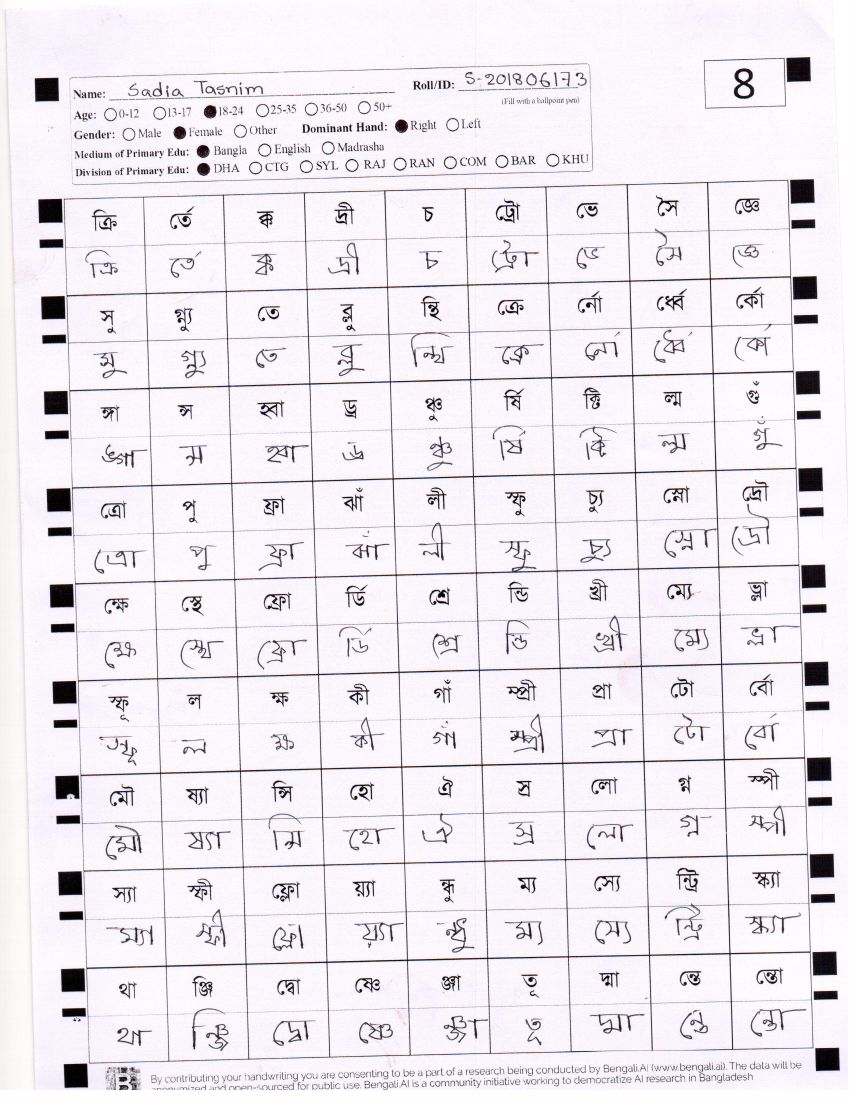
%> input picture data/error/scan0000.jpg, 2550 x 3300 px (shown at 1/3 size)
$ octave --eval "result = markerCentroids2(imread('../data/error/scan0000.jpg'));"   (GNU Octave 9; MATLAB toolbox functions it lacks are replaced by stand-ins)
%> lines starting %> are read from the running program, lines starting %| are printed output that depends on the picture; in (x1, y1, x2, y2) boxes, pixels count from 0 and x2, y2 are one past the last pixel; in counts of white or black regions, pixels touching at a corner belong together; the program's own positions count from 1
% img = scanned/ref image for determining centroid
% S1 = struct of centroid position

function S1 = markerCentroids2( img, Centroid_Threshold, FilledImage_Threshold, ratio )
    if nargin<2
      Centroid_Threshold = 4500;
      FilledImage_Threshold = 4500;
      ratio = 0.8;
    end
    img = rgb2gray(img);
    img = medfilt2(img,[5,5]);
    bwc = imbinarize(img);
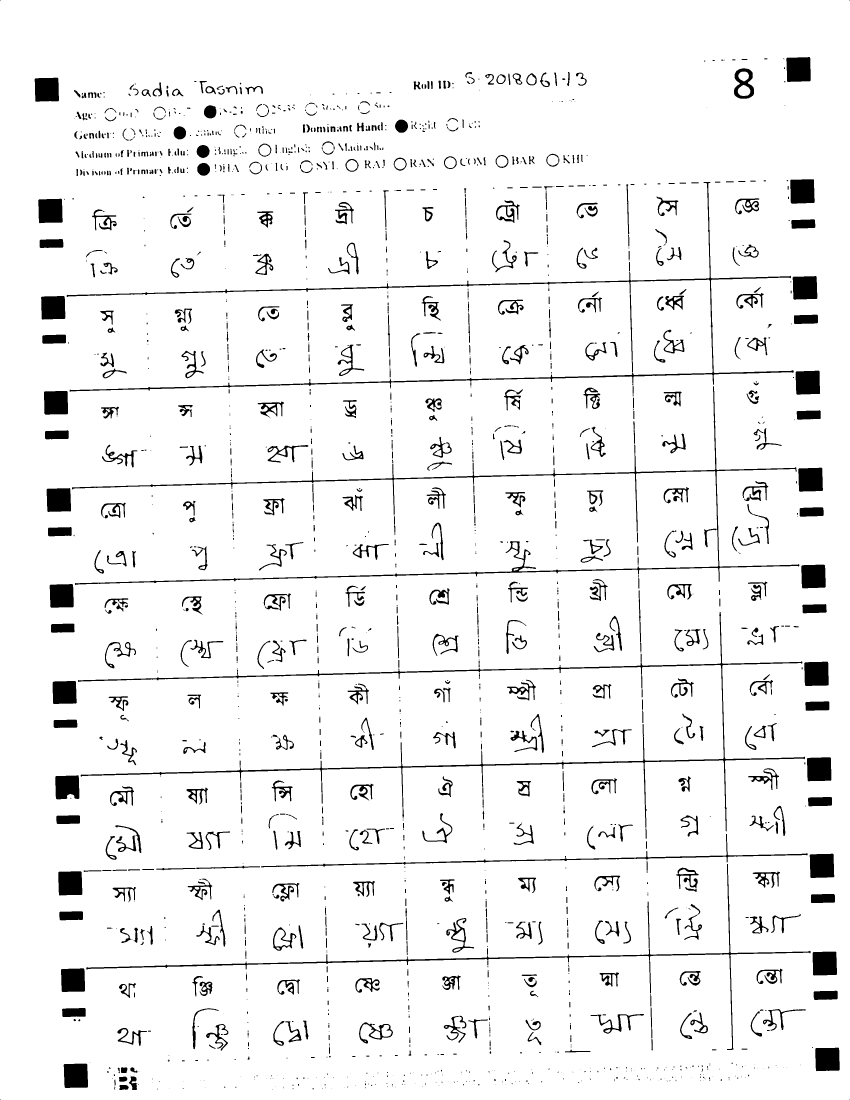
%> bwc: size 3300x2550 logical (shown at 1/3 size); 94.4% white; 2263 black regions (1204 under 20 px), largest, box (x1, y1, x2, y2) and area: (234, 1836, 2415, 2494) 21787, (216, 1159, 2398, 1755) 21211, (200, 546, 2381, 1175) 19270
    BW1 = bwareaopen(~bwc, Centroid_Threshold);
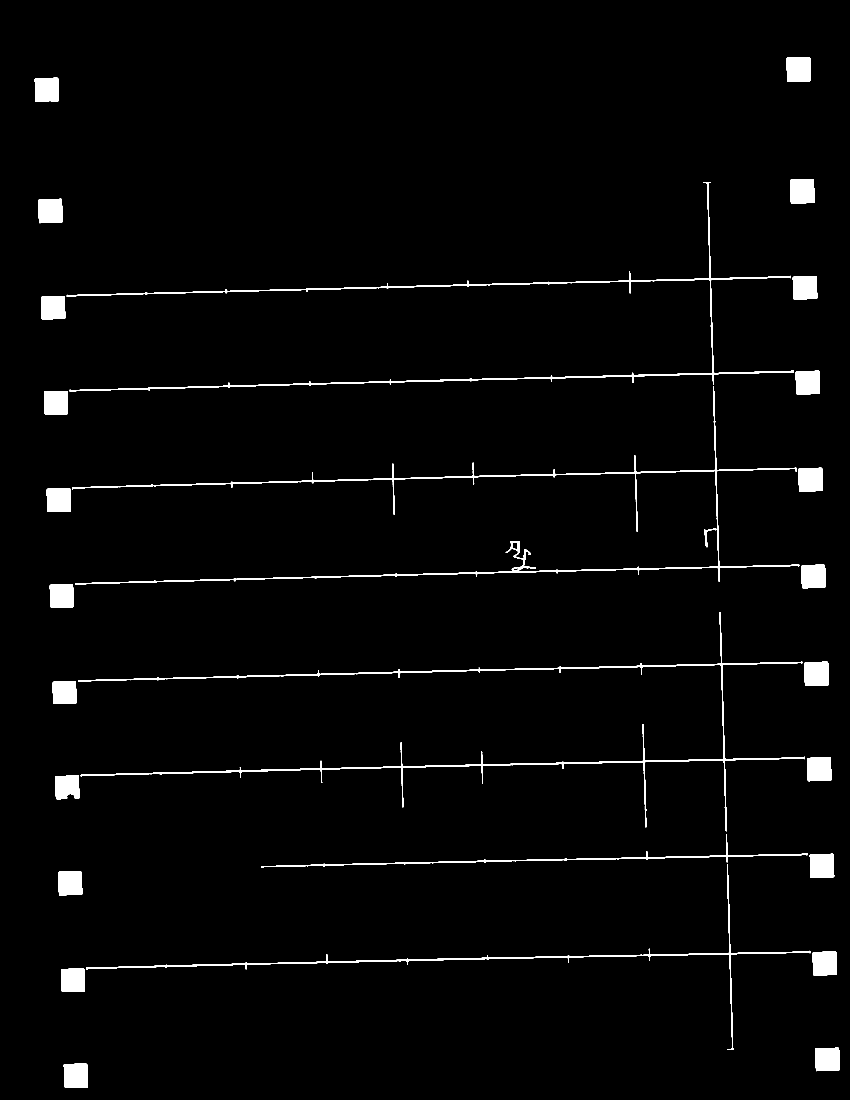
%> BW1: size 3300x2550 logical (shown at 1/3 size); 2.2% white; 27 white regions, largest, box (x1, y1, x2, y2) and area: (234, 1836, 2415, 2494) 21787, (216, 1159, 2398, 1755) 21211, (200, 546, 2381, 1175) 19270
    CC = bwconncomp(BW1);
%> CC = 27 connected components
    S1 = regionprops(CC,'Centroid');
%> S1 = 27 regions; first 5, Centroid: [141.1 269.6], [151.9 633.3], [160.3 923.7], [168.6 1208.8], [177 1500.6]
    BW2 = bwareaopen(~bwc, FilledImage_Threshold);
    CC = bwconncomp(BW2);
    SFI = regionprops(CC,'FilledImage');
%> SFI = 27 items
    Noise_row = [];
    for x = 1: numel(SFI)
        [uv,~,idx] = unique(SFI(x).FilledImage);
        n = accumarray(idx(:),1);
        black_ratio(x) = n(2)/(n(1)+n(2))
        if black_ratio(x)< ratio
           Noise_row = [Noise_row x];
        end
    end
%> this loop made 27 passes
%> (n, Noise_row) on passes 12 to 16: ([1352579; 19270], 12), ([1278906; 21566], [12 13]), ([1413311; 21787], [12 13 14]), ([1201568; 10966], [12 13 14 15]), ([157650; 6350], [12 13 14 15 16])
%> n on passes 1 to 6: [287; 4969], [366; 5036], [317; 4866], [181; 4931], [328; 4928], [264; 4848]
%> after the loop, black_ratio = 27 values, max 0.965 at index 4, min 0.00904 at index 15, mean 0.773
%> `result = markerCentroids2(imread('../data/error/scan0000.jpg'));`: result = 22 regions; first 5, Centroid: [141.1 269.6], [151.9 633.3], [160.3 923.7], [168.6 1208.8], [177 1500.6]
    S1(Noise_row) = [];

% [7 lines of commented-out code are left out]
end

$ run again, on data/error/scan0020.jpg
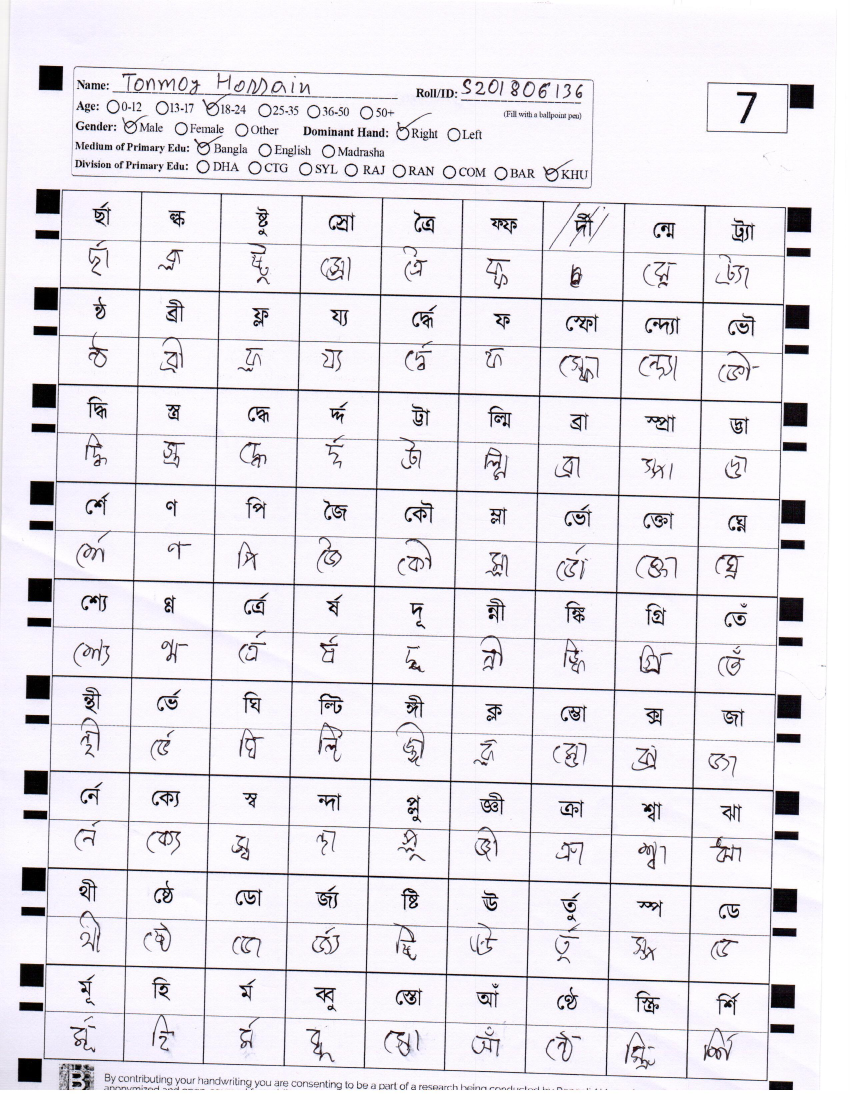
%> input picture data/error/scan0020.jpg, 2550 x 3300 px (shown at 1/3 size)
%> in markerCentroids2, `bwc = imbinarize(img);`:
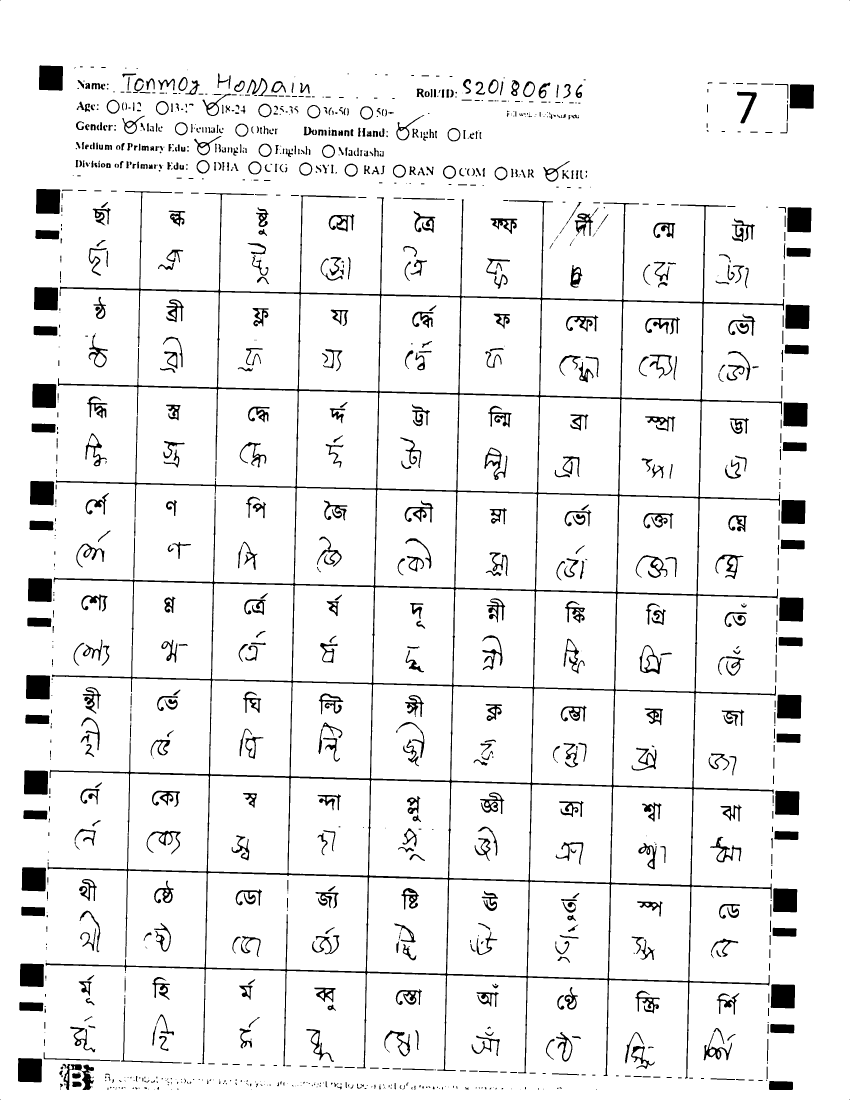
%> bwc: size 3300x2550 logical (shown at 1/3 size); 93.3% white; 1388 black regions (445 under 20 px), largest, box (x1, y1, x2, y2) and area: (137, 573, 2352, 3236) 152004, (2362, 622, 2435, 697) 5254, (108, 567, 181, 642) 5219
%> in markerCentroids2, `BW1 = bwareaopen(~bwc, Centroid_Threshold);`:
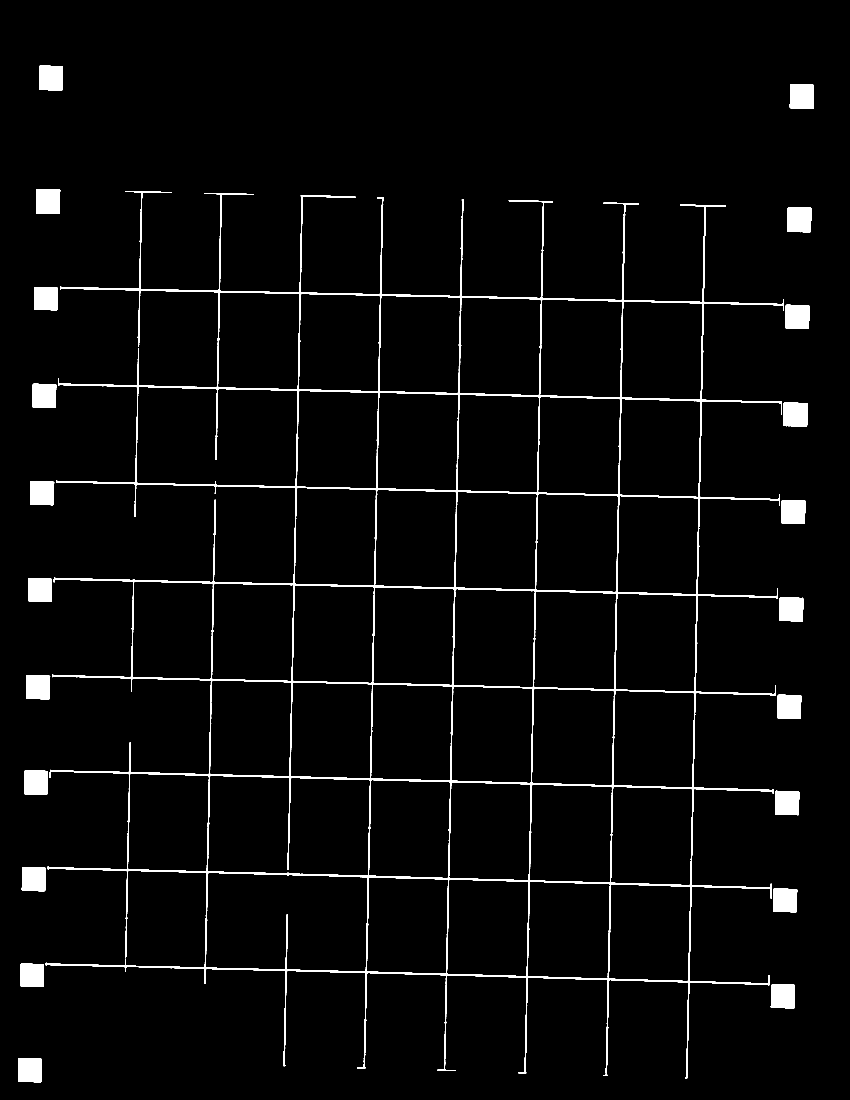
%> BW1: size 3300x2550 logical (shown at 1/3 size); 3.1% white; 22 white regions, largest, box (x1, y1, x2, y2) and area: (137, 573, 2352, 3236) 152004, (2362, 622, 2435, 697) 5254, (108, 567, 181, 642) 5219
%> CC = 22 connected components
%> S1 = 22 regions; first 5, Centroid: [90.2 3211.2], [96.3 2926.2], [102.1 2638.3], [108.5 2348.1], [114.6 2062.2]
%> SFI = 22 items
%> the loop in markerCentroids2, `for x = 1: numel(SFI)` made 22 passes
%> (n, Noise_row) on pass 12: ([3020058; 2878487], 12)
%> after the loop in markerCentroids2, `for x = 1: numel(SFI)`: black_ratio = 22 values, max 0.964 at index 8, min 0.488 at index 12, mean 0.932
%> result = 21 regions; first 5, Centroid: [90.2 3211.2], [96.3 2926.2], [102.1 2638.3], [108.5 2348.1], [114.6 2062.2]

$ run again, on data/error/scan0059.jpg
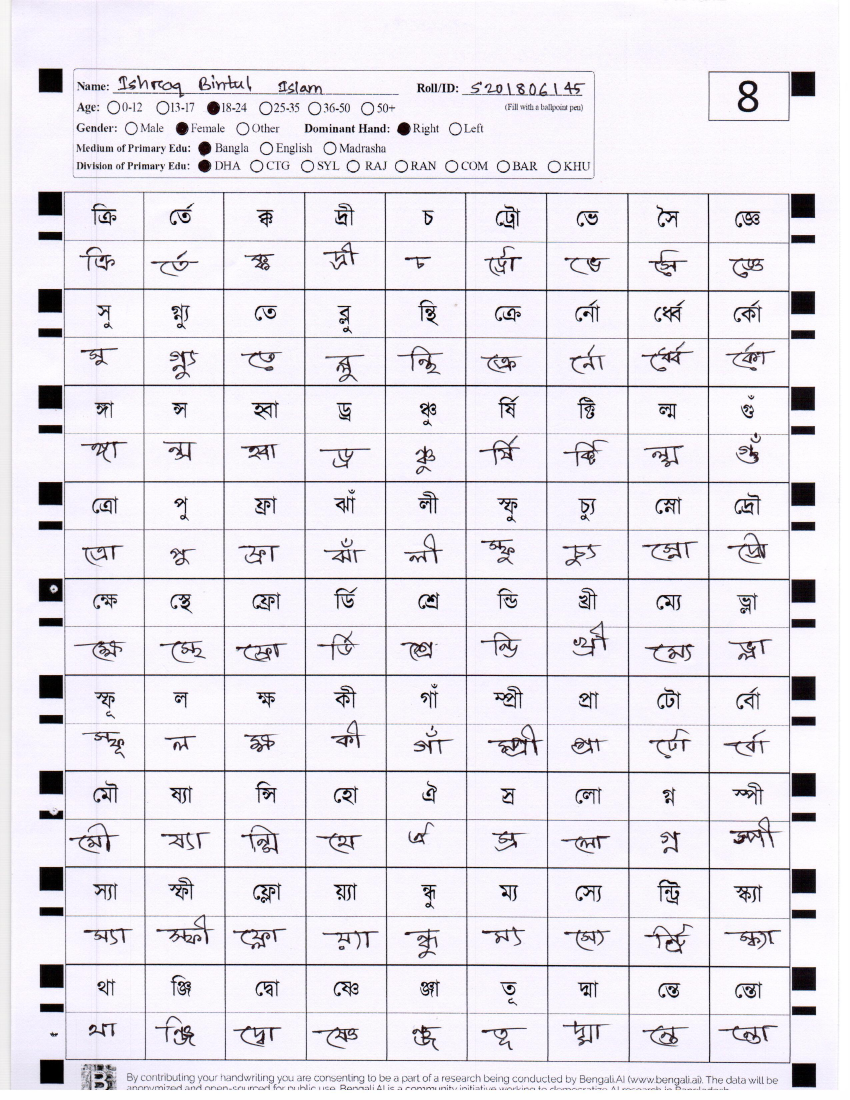
%> input picture data/error/scan0059.jpg, 2550 x 3300 px (shown at 1/3 size)
%> in markerCentroids2, `bwc = imbinarize(img);`:
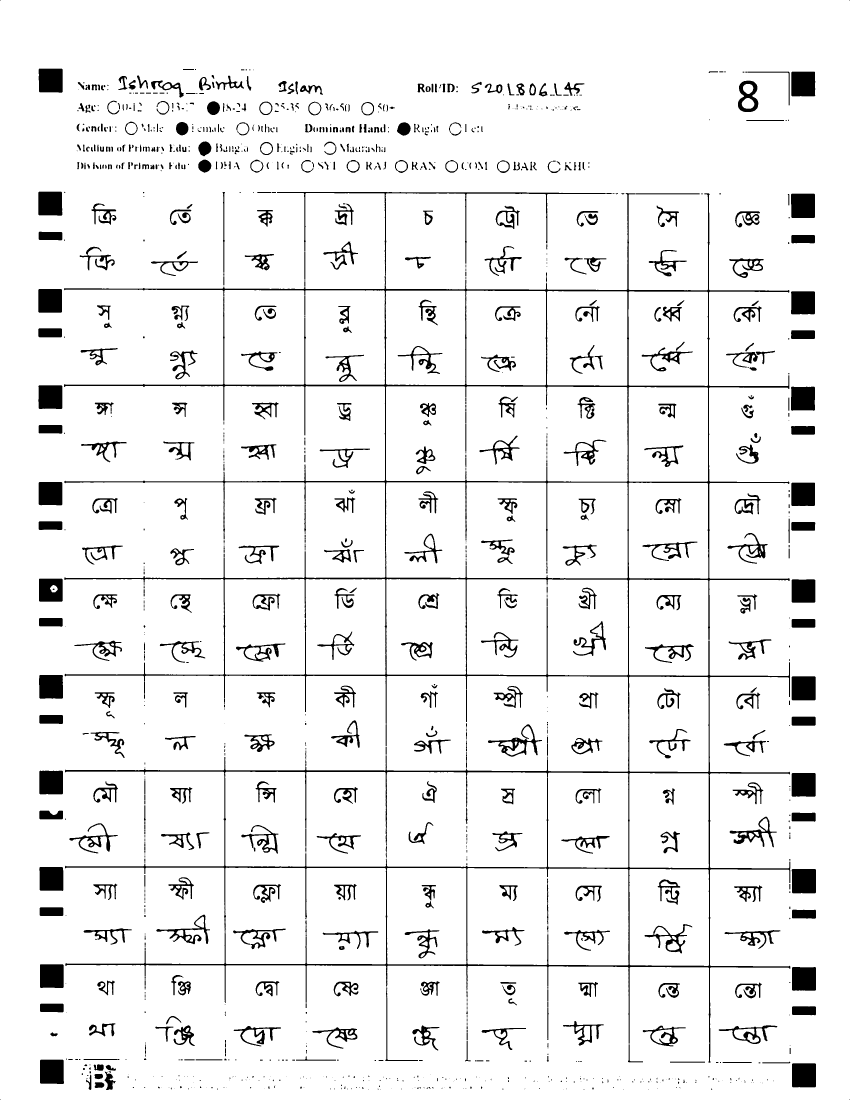
%> bwc: size 3300x2550 logical (shown at 1/3 size); 93.2% white; 1524 black regions (774 under 20 px), largest, box (x1, y1, x2, y2) and area: (192, 576, 2371, 3188) 122526, (2374, 215, 2446, 289) 5254, (2375, 2607, 2448, 2680) 5247
%> in markerCentroids2, `BW1 = bwareaopen(~bwc, Centroid_Threshold);`:
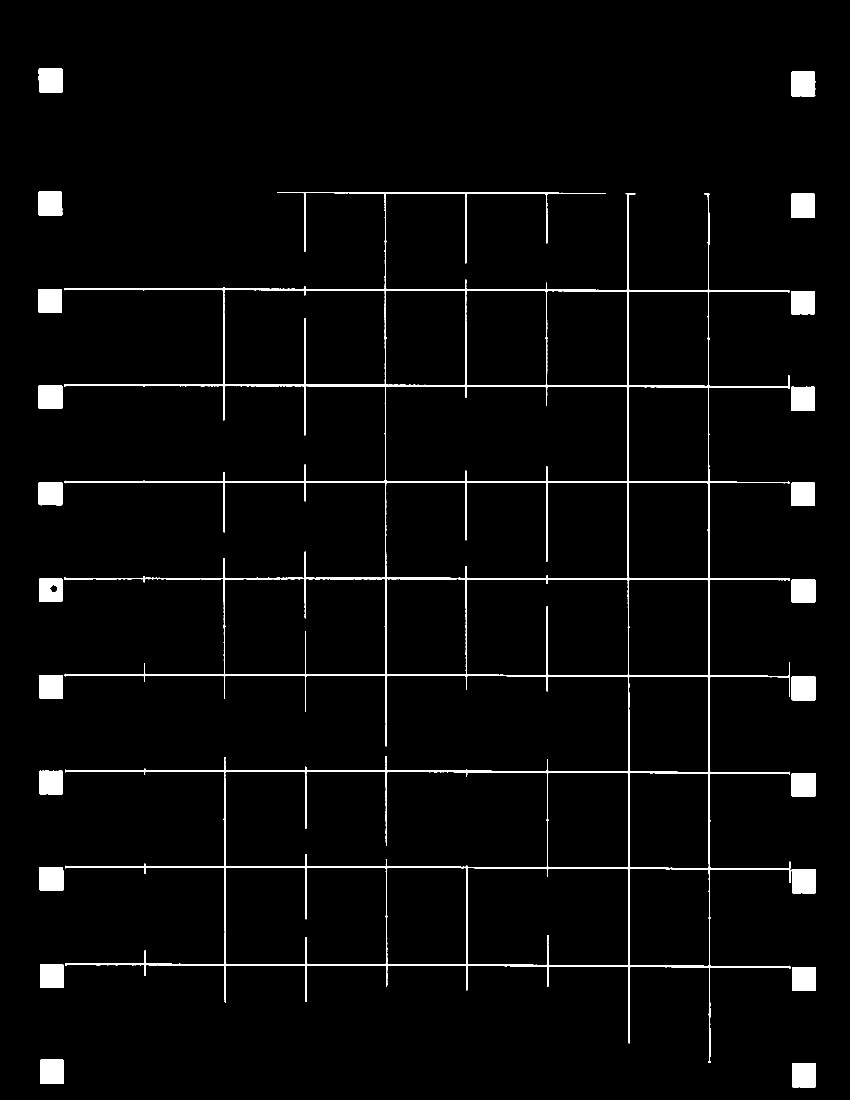
%> BW1: size 3300x2550 logical (shown at 1/3 size); 2.8% white; 23 white regions, largest, box (x1, y1, x2, y2) and area: (192, 576, 2371, 3188) 122526, (2374, 215, 2446, 289) 5254, (2375, 2607, 2448, 2680) 5247
%> CC = 23 connected components
%> S1 = 23 regions; first 5, Centroid: [151.2 611.2], [151 903], [152 1191.7], [152.9 242], [152.1 1481.1]
%> SFI = 23 items
%> the loop in markerCentroids2, `for x = 1: numel(SFI)` made 23 passes
%> (n, Noise_row) on pass 12: ([3587910; 2103638], 12)
%> after the loop in markerCentroids2, `for x = 1: numel(SFI)`: black_ratio = 23 values, max 0.998 at index 6, min 0.37 at index 12, mean 0.96
%> result = 22 regions; first 5, Centroid: [151.2 611.2], [151 903], [152 1191.7], [152.9 242], [152.1 1481.1]
